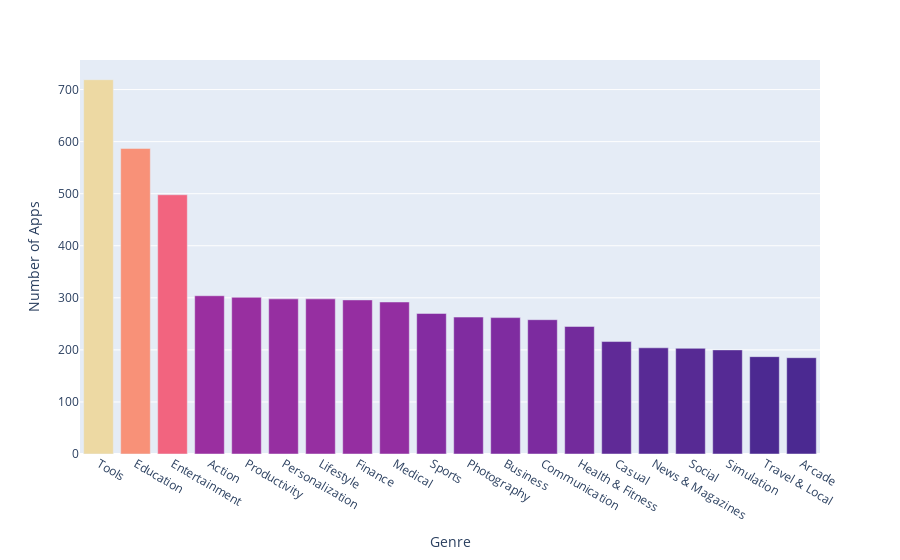

Source (notebook cell):
### Markdown cell above
**Challenge**: Can you create this chart with the Series containing the genre data? 

<img src=https://imgur.com/DbcoQli.png width=400>

Try experimenting with the built in colour scales in Plotly. You can find a full list [here](https://plotly.com/python/builtin-colorscales/). 

* Find a way to set the colour scale using the color_continuous_scale parameter. 
* Find a way to make the color axis disappear by using coloraxis_showscale.

### Code cell
fig = px.bar(
    num_genres[:20],
    color="value",
    color_continuous_scale="agsunset",
    labels={"index": "Genre", "value": "Number of Apps"},
    title="Top Genres",
)
fig.update_layout(coloraxis_showscale=False)
fig.show()

### Figure 1 — Plotly figure (JSON) as saved in the notebook; plotly's stock layout.template omitted (floating-point values rounded to 4 significant figures)
{"data": [{"alignmentgroup": "True", "hovertemplate": "Genre=%{x}<br>Number of Apps=%{marker.color}<extra></extra>", "legendgroup": "", "marker": {"color": [719, 587, 498, 304, 301, 298, 298, 296, 292, 270, 263, 262, 258, 245, 216, 204, 203, 200, 187, 185], "coloraxis": "coloraxis", "pattern": {"shape": ""}}, "name": "", "offsetgroup": "", "orientation": "v", "showlegend": false, "textposition": "auto", "type": "bar", "x": ["Tools", "Education", "Entertainment", "Action", "Productivity", "Personalization", "Lifestyle", "Finance", "Medical", "Sports", "Photography", "Business", "Communication", "Health & Fitness", "Casual", "News & Magazines", "Social", "Simulation", "Travel & Local", "Arcade"], "xaxis": "x", "y": [719, 587, 498, 304, 301, 298, 298, 296, 292, 270, 263, 262, 258, 245, 216, 204, 203, 200, 187, 185], "yaxis": "y"}], "layout": {"barmode": "relative", "coloraxis": {"colorbar": {"title": {"text": "Number of Apps"}}, "colorscale": [[0, "rgb(75, 41, 145)"], [0.1667, "rgb(135, 44, 162)"], [0.3333, "rgb(192, 54, 157)"], [0.5, "rgb(234, 79, 136)"], [0.6667, "rgb(250, 120, 118)"], [0.8333, "rgb(246, 169, 122)"], [1, "rgb(237, 217, 163)"]], "showscale": false}, "legend": {"tracegroupgap": 0}, "margin": {"t": 60}, "xaxis": {"anchor": "y", "domain": [0, 1], "title": {"text": "Genre"}}, "yaxis": {"anchor": "x", "domain": [0, 1], "title": {"text": "Number of Apps"}}}}
